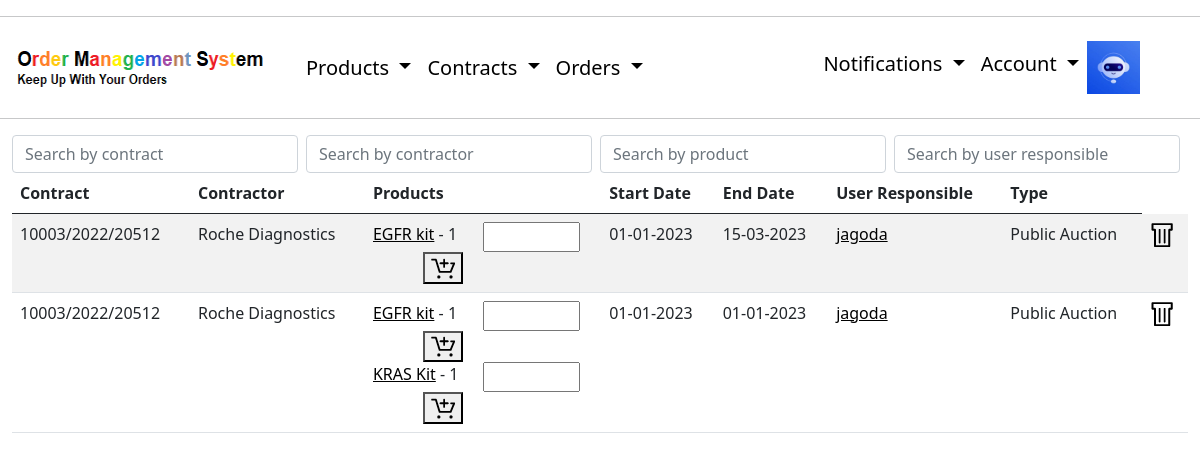
/contracts/ (signed in), run on an earlier commit of the app's database.
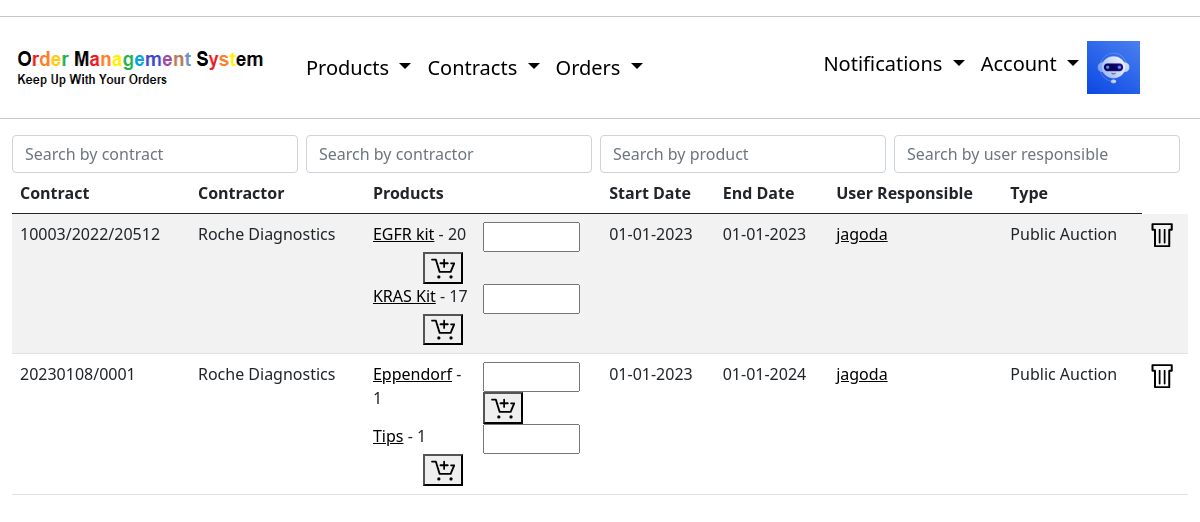
And on a later commit of the database.
### layout/models.py (models this page shows, shortened)
class Contract(models.Model):
    name = models.CharField(max_length=100)
    contractor = models.ForeignKey(Contractor, null=True, on_delete=models.SET_NULL)
    user_responsible = models.ForeignKey(User, null=True, on_delete=models.SET_NULL, related_name='user_reponsible')
    start_date = models.DateField()
    end_date = models.DateField()
    products = models.ManyToManyField(QuantifiedProduct)
    type_choises = (
        ('PUBLIC_AUCTION', 'Public Auction'),
        ('QUICK_TENDER', 'Quick Tender')
    )
    type = models.CharField(max_length=100, choices=type_choises)
    author = models.ForeignKey(User, null=True, on_delete=models.SET_NULL, related_name='author')
    email_sent = models.BooleanField(default = False)

class Contractor(models.Model):
    name = models.CharField(max_length=100)
    email = models.EmailField()
    author = models.ForeignKey(User,null=True, on_delete=models.SET_NULL)
    def __str__(self):
        return self.name

class QuantifiedProduct(models.Model):
    product = models.ForeignKey(Product, null=True, on_delete=models.CASCADE)
    number_of_product = models.PositiveIntegerField(default=1)

class Product(models.Model):
    name = models.CharField(max_length=100)
    catalog_number = models.CharField(max_length=100, default='0000')
    impuls_number = models.CharField(max_length=100,default='0000')
    producer = models.CharField(max_length=100)
    description = models.TextField()
    price = models.CharField(max_length=100)
    vat = models.CharField(max_length=100,default='%')
    author = models.ForeignKey(User, null=True, on_delete=models.SET_NULL)
    def __str__(self):
        return self.name

### layout/views.py (the view, shortened to what this page needs)
# urls.py: path('contracts/', ContractListView.as_view(), name = 'contracts-list'),
class ContractListView(CompanyAndLoginRequiredMixin, ListView):
    model = Contract
    template_name = 'layout/contract_list.html'
    context_object_name = 'contracts'
    def get_queryset(self):
        queryset = Contract.objects.filter(author__profile__company = self.request.user.profile.company)
        return queryset

### layout/views.py (called while the page is built)
    def dispatch(self, request, *args, **kwargs):
        if not request.user.is_authenticated:
            messages.info(request, "You Have to login or create account first.")
            return redirect('login')
        elif not request.user.profile.company:
            messages.info(request, "You Have to login or create company first.")
            return redirect('create-company')
        return super().dispatch(request, *args, **kwargs)

### layout/templates/layout/contract_list.html (shortened to what this page needs)
{% extends "layout/base.html" %}
{% block content %}
{% load static%}
<form class="d-flex" role="search">
    <input class="form-control me-2" type="search" placeholder="Search by contract" id="myInputContract" onkeyup="filter()">
    <input class="form-control me-2" type="search" placeholder="Search by contractor" id="myInputContractor" onkeyup="filter()">
    <input class="form-control me-2" type="search" placeholder="Search by product" id="myInputProduct" onkeyup="filter()">
    <input class="form-control me-2" type="search" placeholder="Search by user responsible" id="myInputUserResponsible" onkeyup="filter()">
</form>
<form form method = "post" role = "add-order-item">
    <table class="table table-striped table-hover" id="myTable">
        <thead>
            <tr>
                <th scope="col">Contract</th>
                <th scope="col">Contractor</th>
                <th scope="col">Products</th>
                <th scope="col">Start Date</th>
                <th scope="col">End Date</th>
                <th scope="col">User Responsible</th>
                <th scope="col">Type</th>
            </tr>
        </thead>
            {% for contract in contracts %}
                <tr>
                <td>{{ contract.name}}</td>
                <td>{{ contract.contractor }}</td>
                <td>
                    {% for contract_product in contract.products.all %}
                    <div style="width: 100%; overflow: hidden;">
                        <div style="width: 100px; margin-right: 10px; float: left;">
                            <a href="#">{{ contract_product.product }}</a> - {{ contract_product.number_of_product }}
                        </div>
                        <div style="margin-left: 50px;">
                            <input name="quantity{{contract.id}}&{{contract_product.id}}" type="number" id="tentacles" name="tentacles" min="0" max="100">
                            <button name="cart" value = "{{contract.id}}&{{contract_product.id}}">
                                <img src="{% static 'layout/data/add-to-cart-3046.png' %}">
                            </button>
                        </div>
                    </div>
                    {% endfor %}
                </td>
                <td>{{ contract.start_date|date:"d-m-Y" }}</td>
                <td>{{ contract.end_date|date:"d-m-Y" }}</td>
                <td><a href="#">{{ contract.user_responsible }}</a></td>
                <td>{{ contract.get_type_display }}</td>
                <td>
                    <a href="{% url 'contract-delete' contract.id %}">
                        <img src="{% static 'layout/data/recycle-bin-3105.png' %}">
                    </a>
                </td>
            {% endfor %}
        </tr>
    </table>
</form>
{% endblock content %}

What changed in the data, as far as the page shows it:
removed Contract: name "10003/2022/20512", contractor "Roche Diagnostics", start_date "01-01-2023", end_date "15-03-2023", user_responsible "jagoda", type "Public Auction"
no longer on this page (row edited): QuantifiedProduct: product "EGFR kit", number_of_product "1", {{ contract.id }} 14 (drawn), shown under "10003/2022/20512"
changed QuantifiedProduct "EGFR kit": number_of_product "1" → "20"
changed QuantifiedProduct "KRAS Kit": number_of_product "1" → "17"
added Contract: name "20230108/0001", contractor "Roche Diagnostics", start_date "01-01-2023", end_date "01-01-2024", user_responsible "jagoda", type "Public Auction"
added QuantifiedProduct: product "Eppendorf", number_of_product "1", {{ contract.id }} 16 (drawn), shown under "20230108/0001"
added QuantifiedProduct: product "Tips", number_of_product "1", {{ contract.id }} 16 (drawn), shown under "20230108/0001"
